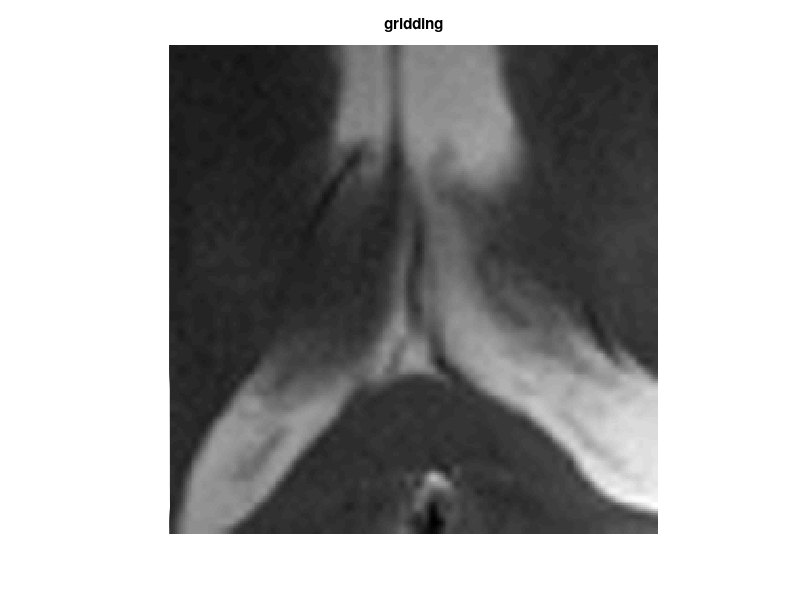

Here is the MATLAB script that generated this plot: (Note: this script raises an error after producing the figure.)
%% testscript with operator usage
clear all; close all; clc;

%% add bin to path
addpath ../bin
addpath ../../daten
addpath(genpath('./GRIDDING3D'));

%% Load data
load img_brain_4ch;
trimmed_size = 64;
img = img(128-trimmed_size/2+1:128+trimmed_size/2,128-trimmed_size/2+1:128+trimmed_size/2,:);
img_a = repmat(img(:,:,1),[1 1 trimmed_size]);
%img_a = padarray(img(:,:,1),[0 0 trimmed_size/2]);

size(img_a)
figure, imshow(imresize(abs(img_a(:,:,1)),4),[]), title('gridding');

[nPE,nFE,nCh]=size(img_a);

%% Generate 96 radial projections rawdata
numSpokes = 96;

% Trajectory
theta=linspace(0,pi-pi/numSpokes,numSpokes);
rho=linspace(-0.5,0.5,nPE*2)';
k=rho*exp(-j*theta);

%% generate Fourier sampling operator
%FT = GRIDDING3D(k, 1, 1, 0, [nPE,nFE], 2);
k_traj = [real(k(:))'; imag(k(:))';zeros(1,length(k(:)))];
imwidth = nPE;
osf = 2;
wg = 3;
sw = 8;
w = ones(1,length(k(:)));
FT = gridding3D(k_traj,w,imwidth,osf,wg,sw,'deappo');

%% generate radial data
dataRadial = FT*img_a;
%% density compensation
w = abs(rho);
w = repmat(w, [1, numSpokes,1]);
dataRadial_dc = dataRadial.*w(:);
%% recon
%no density compnesation
imgRegrid_kb = FT'*dataRadial;
%density compensated
imgRegrid_kb_dc = FT'*dataRadial_dc;

%% show results
figure, imshow(imresize(abs((imgRegrid_kb(:,:,1))),4),[]), title('gridding');
figure, imshow(imresize(abs((imgRegrid_kb_dc(:,:,1))),4),[]), title('gridding dc');

%% show results shifted
imgRegrid_kb_sh = fftshift(imgRegrid_kb);
imgRegrid_kb_dc_sh = fftshift(imgRegrid_kb_dc);

figure, imshow(imresize(abs((imgRegrid_kb_sh(:,:,1))),4),[]), title('gridding');
figure, imshow(imresize(abs((imgRegrid_kb_dc_sh(:,:,1))),4),[]), title('gridding dc');
